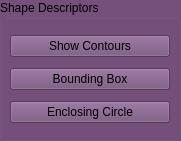
      <widget class="QGroupBox" name="ShapeDescriptors">
       <property name="geometry">
        <rect>
         <x>40</x>
         <y>10</y>
         <width>181</width>
         <height>141</height>
        </rect>
       </property>
       <property name="palette">
        <palette>
         <active>
          <colorrole role="WindowText">
           <brush brushstyle="SolidPattern">
            <color alpha="255">
             <red>0</red>
             <green>0</green>
             <blue>0</blue>
            </color>
           </brush>
          </colorrole>
          <colorrole role="Button">
           <brush brushstyle="SolidPattern">
            <color alpha="255">
             <red>117</red>
             <green>80</green>
             <blue>123</blue>
            </color>
           </brush>
          </colorrole>
          <colorrole role="Light">
           <brush brushstyle="SolidPattern">
            <color alpha="255">
             <red>176</red>
             <green>120</green>
             <blue>185</blue>
            </color>
           </brush>
          </colorrole>
          <colorrole role="Midlight">
           <brush brushstyle="SolidPattern">
            <color alpha="255">
             <red>146</red>
             <green>100</green>
             <blue>154</blue>
            </color>
           </brush>
          </colorrole>
          <colorrole role="Dark">
           <brush brushstyle="SolidPattern">
            <color alpha="255">
             <red>58</red>
             <green>40</green>
             <blue>61</blue>
            </color>
           </brush>
          </colorrole>
          <colorrole role="Mid">
           <brush brushstyle="SolidPattern">
            <color alpha="255">
             <red>78</red>
             <green>53</green>
             <blue>82</blue>
            </color>
           </brush>
          </colorrole>
          <colorrole role="Text">
           <brush brushstyle="SolidPattern">
            <color alpha="255">
             <red>0</red>
             <green>0</green>
             <blue>0</blue>
            </color>
           </brush>
          </colorrole>
          <colorrole role="BrightText">
           <brush brushstyle="SolidPattern">
            <color alpha="255">
             <red>0</red>
             <green>0</green>
             <blue>0</blue>
            </color>
           </brush>
          </colorrole>
          <colorrole role="ButtonText">
           <brush brushstyle="SolidPattern">
            <color alpha="255">
             <red>0</red>
             <green>0</green>
             <blue>0</blue>
            </color>
           </brush>
          </colorrole>
          <colorrole role="Base">
           <brush brushstyle="SolidPattern">
            <color alpha="255">
             <red>173</red>
             <green>127</green>
             <blue>168</blue>
            </color>
           </brush>
          </colorrole>
          <colorrole role="Window">
           <brush brushstyle="SolidPattern">
            <color alpha="255">
             <red>117</red>
             <green>80</green>
             <blue>123</blue>
            </color>
           </brush>
          </colorrole>
          <colorrole role="Shadow">
           <brush brushstyle="SolidPattern">
            <color alpha="255">
             <red>0</red>
             <green>0</green>
             <blue>0</blue>
            </color>
           </brush>
          </colorrole>
          <colorrole role="AlternateBase">
           <brush brushstyle="SolidPattern">
            <color alpha="255">
             <red>58</red>
             <green>40</green>
             <blue>61</blue>
            </color>
           </brush>
          </colorrole>
          <colorrole role="ToolTipBase">
           <brush brushstyle="SolidPattern">
            <color alpha="255">
             <red>255</red>
             <green>255</green>
             <blue>220</blue>
            </color>
           </brush>
          </colorrole>
          <colorrole role="ToolTipText">
           <brush brushstyle="SolidPattern">
            <color alpha="255">
             <red>0</red>
             <green>0</green>
             <blue>0</blue>
            </color>
           </brush>
          </colorrole>
         </active>
         <inactive>
          <colorrole role="WindowText">
           <brush brushstyle="SolidPattern">
            <color alpha="255">
             <red>0</red>
             <green>0</green>
             <blue>0</blue>
            </color>
           </brush>
          </colorrole>
          <colorrole role="Button">
           <brush brushstyle="SolidPattern">
            <color alpha="255">
             <red>117</red>
             <green>80</green>
             <blue>123</blue>
            </color>
           </brush>
          </colorrole>
          <colorrole role="Light">
           <brush brushstyle="SolidPattern">
            <color alpha="255">
             <red>176</red>
             <green>120</green>
             <blue>185</blue>
            </color>
           </brush>
          </colorrole>
          <colorrole role="Midlight">
           <brush brushstyle="SolidPattern">
            <color alpha="255">
             <red>146</red>
             <green>100</green>
             <blue>154</blue>
            </color>
           </brush>
          </colorrole>
          <colorrole role="Dark">
           <brush brushstyle="SolidPattern">
            <color alpha="255">
             <red>58</red>
             <green>40</green>
             <blue>61</blue>
            </color>
           </brush>
          </colorrole>
          <colorrole role="Mid">
           <brush brushstyle="SolidPattern">
            <color alpha="255">
             <red>78</red>
             <green>53</green>
             <blue>82</blue>
            </color>
           </brush>
          </colorrole>
          <colorrole role="Text">
           <brush brushstyle="SolidPattern">
            <color alpha="255">
             <red>0</red>
             <green>0</green>
             <blue>0</blue>
            </color>
           </brush>
          </colorrole>
          <colorrole role="BrightText">
           <brush brushstyle="SolidPattern">
            <color alpha="255">
             <red>0</red>
             <green>0</green>
             <blue>0</blue>
            </color>
           </brush>
          </colorrole>
          <colorrole role="ButtonText">
           <brush brushstyle="SolidPattern">
            <color alpha="255">
             <red>0</red>
             <green>0</green>
             <blue>0</blue>
            </color>
           </brush>
          </colorrole>
          <colorrole role="Base">
           <brush brushstyle="SolidPattern">
            <color alpha="255">
             <red>173</red>
             <green>127</green>
             <blue>168</blue>
            </color>
           </brush>
          </colorrole>
          <colorrole role="Window">
           <brush brushstyle="SolidPattern">
            <color alpha="255">
             <red>117</red>
             <green>80</green>
             <blue>123</blue>
            </color>
           </brush>
          </colorrole>
          <colorrole role="Shadow">
           <brush brushstyle="SolidPattern">
            <color alpha="255">
             <red>0</red>
             <green>0</green>
             <blue>0</blue>
            </color>
           </brush>
          </colorrole>
          <colorrole role="AlternateBase">
           <brush brushstyle="SolidPattern">
            <color alpha="255">
             <red>58</red>
             <green>40</green>
             <blue>61</blue>
            </color>
           </brush>
          </colorrole>
          <colorrole role="ToolTipBase">
           <brush brushstyle="SolidPattern">
            <color alpha="255">
             <red>255</red>
             <green>255</green>
             <blue>220</blue>
            </color>
           </brush>
          </colorrole>
          <colorrole role="ToolTipText">
           <brush brushstyle="SolidPattern">
            <color alpha="255">
             <red>0</red>
             <green>0</green>
             <blue>0</blue>
            </color>
           </brush>
          </colorrole>
         </inactive>
         <disabled>
          <colorrole role="WindowText">
           <brush brushstyle="SolidPattern">
            <color alpha="255">
             <red>58</red>
             <green>40</green>
             <blue>61</blue>
            </color>
           </brush>
          </colorrole>
          <colorrole role="Button">
           <brush brushstyle="SolidPattern">
            <color alpha="255">
             <red>117</red>
             <green>80</green>
             <blue>123</blue>
            </color>
           </brush>
          </colorrole>
          <colorrole role="Light">
           <brush brushstyle="SolidPattern">
            <color alpha="255">
             <red>176</red>
             <green>120</green>
             <blue>185</blue>
            </color>
           </brush>
          </colorrole>
          <colorrole role="Midlight">
           <brush brushstyle="SolidPattern">
            <color alpha="255">
             <red>146</red>
             <green>100</green>
             <blue>154</blue>
            </color>
           </brush>
          </colorrole>
          <colorrole role="Dark">
           <brush brushstyle="SolidPattern">
            <color alpha="255">
             <red>58</red>
             <green>40</green>
             <blue>61</blue>
            </color>
           </brush>
          </colorrole>
          <colorrole role="Mid">
           <brush brushstyle="SolidPattern">
            <color alpha="255">
             <red>78</red>
             <green>53</green>
             <blue>82</blue>
            </color>
           </brush>
          </colorrole>
          <colorrole role="Text">
           <brush brushstyle="SolidPattern">
            <color alpha="255">
             <red>58</red>
             <green>40</green>
             <blue>61</blue>
            </color>
           </brush>
          </colorrole>
          <colorrole role="BrightText">
           <brush brushstyle="SolidPattern">
            <color alpha="255">
             <red>0</red>
             <green>0</green>
             <blue>0</blue>
            </color>
           </brush>
          </colorrole>
          <colorrole role="ButtonText">
           <brush brushstyle="SolidPattern">
            <color alpha="255">
             <red>58</red>
             <green>40</green>
             <blue>61</blue>
            </color>
           </brush>
          </colorrole>
          <colorrole role="Base">
           <brush brushstyle="SolidPattern">
            <color alpha="255">
             <red>117</red>
             <green>80</green>
             <blue>123</blue>
            </color>
           </brush>
          </colorrole>
          <colorrole role="Window">
           <brush brushstyle="SolidPattern">
            <color alpha="255">
             <red>117</red>
             <green>80</green>
             <blue>123</blue>
            </color>
           </brush>
          </colorrole>
          <colorrole role="Shadow">
           <brush brushstyle="SolidPattern">
            <color alpha="255">
             <red>0</red>
             <green>0</green>
             <blue>0</blue>
            </color>
           </brush>
          </colorrole>
          <colorrole role="AlternateBase">
           <brush brushstyle="SolidPattern">
            <color alpha="255">
             <red>117</red>
             <green>80</green>
             <blue>123</blue>
            </color>
           </brush>
          </colorrole>
          <colorrole role="ToolTipBase">
           <brush brushstyle="SolidPattern">
            <color alpha="255">
             <red>255</red>
             <green>255</green>
             <blue>220</blue>
            </color>
           </brush>
          </colorrole>
          <colorrole role="ToolTipText">
           <brush brushstyle="SolidPattern">
            <color alpha="255">
             <red>0</red>
             <green>0</green>
             <blue>0</blue>
            </color>
           </brush>
          </colorrole>
         </disabled>
        </palette>
       </property>
       <property name="title">
        <string>Shape Descriptors</string>
       </property>
       <widget class="QWidget" name="verticalLayoutWidget_8">
        <property name="geometry">
         <rect>
          <x>10</x>
          <y>30</y>
          <width>160</width>
          <height>101</height>
         </rect>
        </property>
        <layout class="QVBoxLayout" name="verticalLayout_8">
         <item>
          <widget class="QPushButton" name="ShowContoursButton">
           <property name="text">
            <string>Show Contours</string>
           </property>
          </widget>
         </item>
         <item>
          <widget class="QPushButton" name="BoundingBoxButton">
           <property name="text">
            <string>Bounding Box</string>
           </property>
          </widget>
         </item>
         <item>
          <widget class="QPushButton" name="EnclosingCircleButton">
           <property name="text">
            <string>Enclosing Circle</string>
           </property>
          </widget>
         </item>
        </layout>
       </widget>
      </widget>
